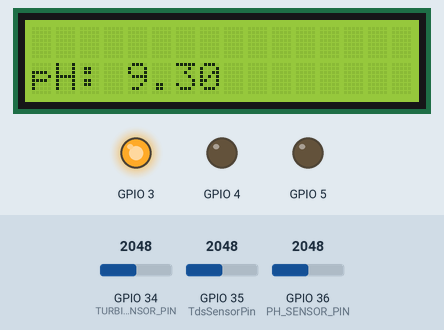
A sketch run on a simulated ESP32. On the bench: 16×2 character LCD, output pins drawn as LEDs (lit = HIGH). The inputs (shaded band) are chosen by the test bench; at power-on: GPIO 36 (PH_SENSOR_PIN) = 2048, GPIO 34 (TURBIDITY_SENSOR_PIN) = 2048, GPIO 35 (TdsSensorPin) = 2048. WiFi joins after 1.5 s; servers stay silent unless stated; what the sketch prints to the serial monitor is not drawn.

Above: at 5.9 s.
6.0 s: GPIO 36 (PH_SENSOR_PIN) set to 2425
At 7.2 s:
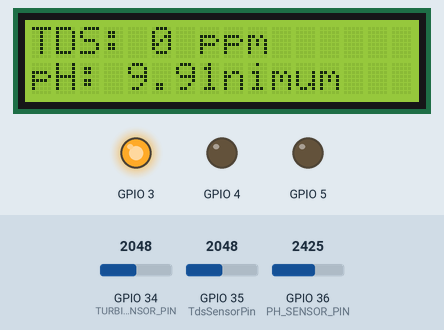
7.9 s: GPIO 36 (PH_SENSOR_PIN) set to 2522
At 8.8 s:
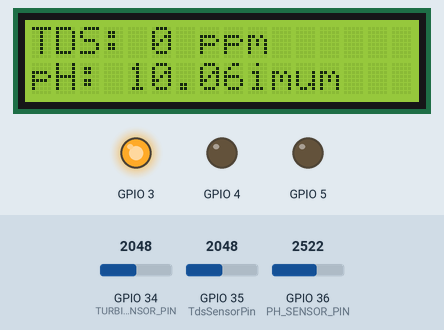
9.9 s: GPIO 34 (TURBIDITY_SENSOR_PIN) set to 1319
11.6 s: GPIO 34 (TURBIDITY_SENSOR_PIN) set to 1232
At 13.0 s:
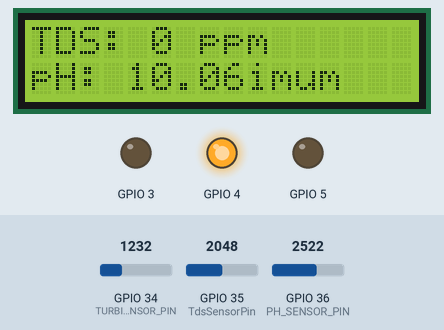
13.9 s: GPIO 34 (TURBIDITY_SENSOR_PIN) set to 705
15.6 s: GPIO 34 (TURBIDITY_SENSOR_PIN) set to 615
At 22.3 s:
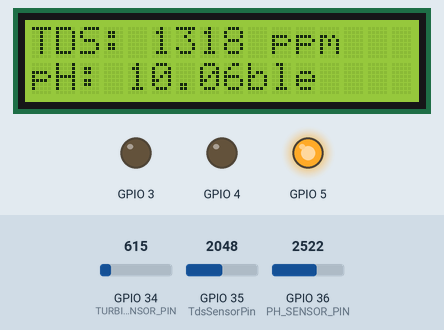
Timing chart, 0 to 22.9 s (numbered marks = the images above; inputs shaded):
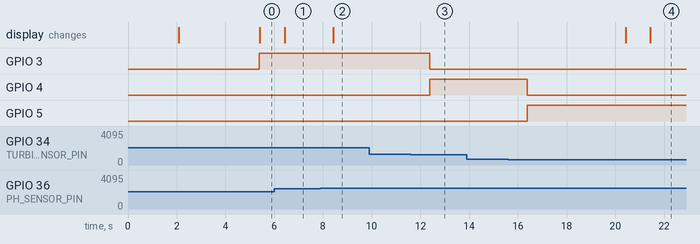

Measured:
- the behaviour switches between 2478 and 2479 on GPIO 36 (PH_SENSOR_PIN) (found by bisection; images 1 and 2)
- the behaviour switches between 1270 and 1269 on GPIO 34 (TURBIDITY_SENSOR_PIN) (found by bisection; images 2 and 3)
- the behaviour switches between 656 and 655 on GPIO 34 (TURBIDITY_SENSOR_PIN) (found by bisection; images 3 and 4)
- after the input at 6.0 s, the display: changes after 0.42 s (image 1)
- after the input at 7.9 s, the display: changes after 0.52 s (image 2)
- after the input at 9.9 s, every drawn part: stays the same
- after the input at 11.6 s, GPIO 3: HIGH → LOW after 0.79 s; GPIO 4: LOW → HIGH after 0.79 s
- after the input at 13.9 s, every drawn part: stays the same
- after the input at 15.6 s, GPIO 4: HIGH → LOW after 0.79 s; GPIO 5: LOW → HIGH after 0.79 s

The sketch:

WATER_QUALITY_System.ino
```cpp
//This codes is for remote monitoring of water Quality parameters like:
//Turbidity
//Power of Hydrogen
//Total Dissolved Solute
//The flow rate of the water
//All this parameters are remotely pushed to the blynk cloud for reading

#define BLYNK_TEMPLATE_ID "TMPL2Rr8_ScEn"
#define BLYNK_TEMPLATE_NAME "Smart Meter"
#define BLYNK_AUTH_TOKEN "uHmqZang7WdJ7UDQPNi2im65AY0i-GUG"

#include <BlynkSimpleEsp32.h>
#include <WiFi.h>
#include <Wire.h>
#include <LiquidCrystal_I2C.h>

char auth[] = BLYNK_AUTH_TOKEN;
char ssid[] = "WIFI  NAME";
char pass[] = "Password";

// Sensor pins
#define TURBIDITY_SENSOR_PIN 34
#define TdsSensorPin 35
#define PH_SENSOR_PIN 36

// Virtual pins for Blynk
#define VIRTUAL_PIN_TURBIDITY V1
#define VIRTUAL_PIN_TDS V2
#define VIRTUAL_PIN_PH V0

// Constants
#define VREF 3.3              // Analog reference voltage of the ESP32
#define SCOUNT 30             // Sum of sample points

LiquidCrystal_I2C lcd(0x27, 16, 2);
BlynkTimer timer;

// Arrays for storing analog readings from the TDS sensor
int analogBuffer[SCOUNT];
int analogBufferTemp[SCOUNT];
int analogBufferIndex = 0;

float temperature = 25; // Set default temperature for compensation, adjust as needed

void setup() {
  Serial.begin(115200);

  lcd.begin();
  lcd.backlight();
  lcd.clear();
  lcd.setCursor(0, 0);
  lcd.print("Welcome to TDS");
  delay(2000); // Display welcome message for 2 seconds
  lcd.clear();

  pinMode(TURBIDITY_SENSOR_PIN, INPUT);
  pinMode(TdsSensorPin, INPUT);
  pinMode(PH_SENSOR_PIN, INPUT);
  pinMode(3, OUTPUT);
  pinMode(4, OUTPUT);
  pinMode(5, OUTPUT);

  WiFi.begin(ssid, pass);
  while (WiFi.status() != WL_CONNECTED) {
    delay(1000);
    Serial.print("Connecting to WiFi...");
  }
  Serial.println("Connected to WiFi");

  Blynk.begin(auth, ssid, pass);

  timer.setInterval(1000L, sendTurbidityToBlynk);
  timer.setInterval(1000L, sendTDSToBlynk);
  timer.setInterval(1000L, sendPHToBlynk);
}

void sendTurbidityToBlynk() {
  int sensorValue = analogRead(TURBIDITY_SENSOR_PIN);
  int turbidity = map(sensorValue, 0, 4095, 100, 0); // Adjust the range based on your sensor
  int great = turbidity - 50;

  Serial.print("Turbidity: ");
  Serial.println(great);

  Blynk.virtualWrite(VIRTUAL_PIN_TURBIDITY, great);

  if (great < 20) {
    digitalWrite(3, HIGH);
    digitalWrite(4, LOW);
    digitalWrite(5, LOW);
    Serial.println("Status: CLEAR");
  } else if ((great >= 20) && (great < 35)) {
    digitalWrite(3, LOW);
    digitalWrite(4, HIGH);
    digitalWrite(5, LOW);
    Serial.println("Status: CLOUDY");
  } else {
    digitalWrite(3, LOW);
    digitalWrite(4, LOW);
    digitalWrite(5, HIGH);
    Serial.println("Status: DIRTY");
  }
}

void sendTDSToBlynk() {
  static unsigned long analogSampleTimepoint = millis();
  if (millis() - analogSampleTimepoint > 40U) {  // Every 40 milliseconds, read the analog value from the ADC
    analogSampleTimepoint = millis();
    analogBuffer[analogBufferIndex] = analogRead(TdsSensorPin);
    analogBufferIndex++;
    if (analogBufferIndex == SCOUNT) {
      analogBufferIndex = 0;
    }
  }

  static unsigned long printTimepoint = millis();
  if (millis() - printTimepoint > 800U) {
    printTimepoint = millis();

    for (int copyIndex = 0; copyIndex < SCOUNT; copyIndex++) {
      analogBufferTemp[copyIndex] = analogBuffer[copyIndex];
    }

    float averageVoltage = getMedianNum(analogBufferTemp, SCOUNT) * VREF / 4095.0;
    float compensationCoefficient = 1.0 + 0.02 * (temperature - 25.0);
    float compensationVoltage = averageVoltage / compensationCoefficient;
    float tdsValue = 133.42 * compensationVoltage * compensationVoltage * compensationVoltage - 255.86 * compensationVoltage * compensationVoltage + 857.39 * compensationVoltage;

    lcd.clear();
    lcd.setCursor(0, 0);
    lcd.print("TDS: ");
    lcd.print(tdsValue, 0);
    lcd.print(" ppm");

    lcd.setCursor(0, 1);
    if (tdsValue < 50) {
      lcd.print("Below Minimum");
    } else if (tdsValue >= 50 && tdsValue <= 150) {
      lcd.print("Excellent");
    } else if (tdsValue > 150 && tdsValue <= 250) {
      lcd.print("Good");
    } else if (tdsValue > 250 && tdsValue <= 300) {
      lcd.print("Fair");
    } else if (tdsValue > 300 && tdsValue <= 500) {
      lcd.print("Poor");
    } else {
      lcd.print("Not Suitable");
    }

    Blynk.virtualWrite(VIRTUAL_PIN_TDS, tdsValue); // Send TDS value to Blynk app through Virtual Pin 2
  }
}

void sendPHToBlynk() {
  int phValue = analogRead(PH_SENSOR_PIN);
  float voltage = phValue * (VREF / 4095.0); // 3.3V is the ESP32 operating voltage
  float pH = 7.0 + ((2.0 * voltage) - 1.0); // Adjust the formula based on your sensor

  Serial.print("pH value: ");
  Serial.println(pH);

  Blynk.virtualWrite(VIRTUAL_PIN_PH, pH);

  lcd.setCursor(0, 1);
  lcd.print("pH: ");
  lcd.print(pH, 2); // Display pH value with 2 decimal points
}

int getMedianNum(int bArray[], int iFilterLen) {
  int bTab[iFilterLen];
  for (int i = 0; i < iFilterLen; i++) {
    bTab[i] = bArray[i];
  }
  int i, j, bTemp;
  for (j = 0; j < iFilterLen - 1; j++) {
    for (i = 0; i < iFilterLen - j - 1; i++) {
      if (bTab[i] > bTab[i + 1]) {
        bTemp = bTab[i];
        bTab[i] = bTab[i + 1];
        bTab[i + 1] = bTemp;
      }
    }
  }
  if ((iFilterLen & 1) > 0) {
    bTemp = bTab[(iFilterLen - 1) / 2];
  } else {
    bTemp = (bTab[iFilterLen / 2] + bTab[iFilterLen / 2 - 1]) / 2;
  }
  return bTemp;
}

void loop() {
  Blynk.run();
  timer.run();
}
```
